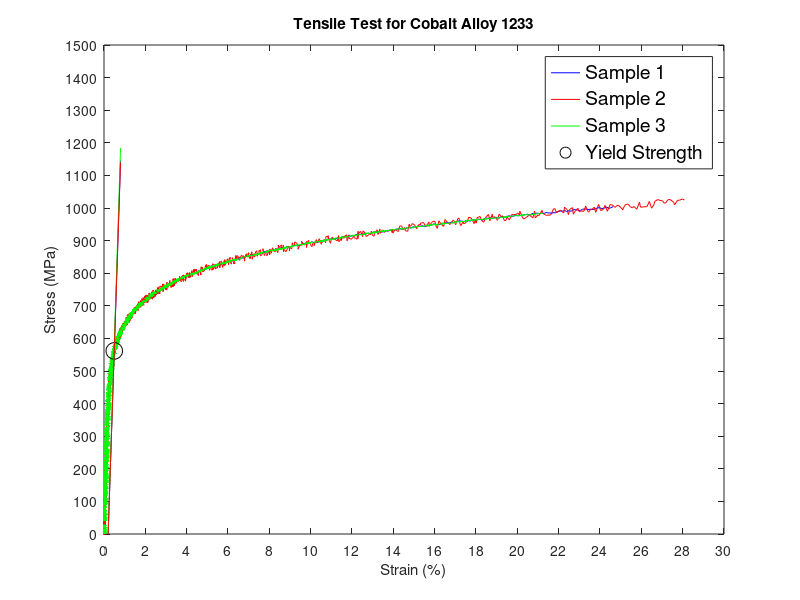

The MATLAB script that drew this image:
[data1,~,a] = xlsread('Group8-Co1233Raw0.csv');
[data2,~,b] = xlsread('Group8-Co1233Raw1.csv');
[data3,~,c] = xlsread('Group8-Co1233Raw2.csv');

pos1 = data1(:,1);
pos1 = 100.*(pos1./25);
P1 = data1(:,2)/(pi*2.5^2);
pos2 = (data2(:,1));
pos2 = pos2-1.5;
pos2 = 100.*(pos2./25);
P2 = data2(:,2)/(pi*2.5^2);
pos3 = data3(:,1);
pos3 = 100.*(pos3./25);
P3 = data3(:,2)/(pi*4^2);

plot(pos1,P1,'b',pos2,P2,'r',pos3,P3,'g')
hold on

Y = 0;
k1 = 766;
YM1 = [];
for k = k1-20:k1+20
    Y = P1(k)/.002;
    YM1 = [YM1,Y];
end
YM1 = mean(YM1)

k2 = 795;
YM2 = [];
for k = k2-20:k2+20
    Y = P2(k)/.002;
    YM2 = [YM2,Y];
end
YM2 = mean(YM2)

k3 = 741;
YM3 = [];
for k = k3-20:k3+20
    Y = P3(k)/.002;
    YM3 = [YM3,Y];
end
YM3 = mean(YM3)

YS = mean([564.8,555.7,564.5])
plot(.497,YS,'ko','markersize',12)

x1 = linspace(0,.6);
y1 = YM1*x1*.01;
x1 = x1+.2;
plot(x1,y1,'b')

x2 = linspace(0,.6);
y2 = YM2*x2*.01;
x2 = x2+.2;
plot(x2,y2,'g')

x3 = linspace(0,.6);
y3 = YM3*x3*.01;
x3 = x3+.2;
plot(x3,y3,'r')

legend({'Sample 1','Sample 2','Sample 3','Yield Strength'},'fontsize',14)
xlabel('Strain (%)')
ylabel('Stress (MPa)')
title('Tensile Test for Cobalt Alloy 1233')
xlim([0,30])
xticks(0:2:30)
ylim([0,1500])
yticks(0:100:1500)
UTS1 = max(P1)
UTS2 = max(P2)
UTS3 = max(P3)


YM = mean([YM1,YM2,YM3])
UTS = mean([UTS1,UTS2,UTS3])
